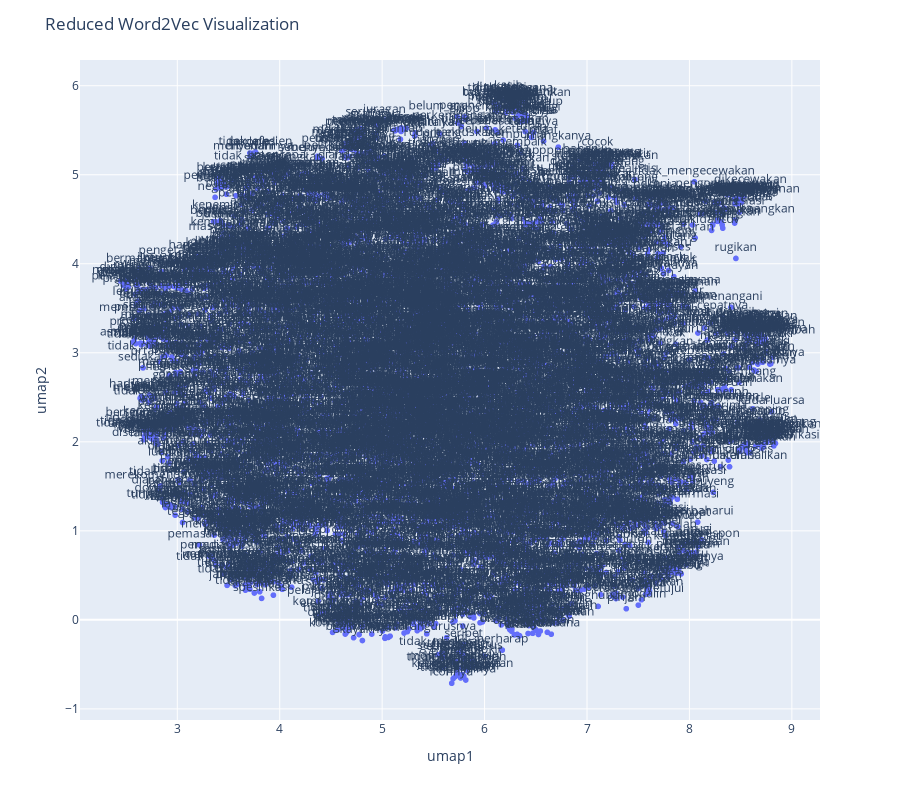

Notebook code cell kept with this figure:
### Code cell
fig = px.scatter(df, x="umap1", y="umap2", text="text")
fig.update_traces(textposition='top center')
fig.update_layout(height=800, title_text='Reduced Word2Vec Visualization')

fig.show()

### Figure 1 — Plotly figure (JSON) as saved in the notebook; plotly's stock layout.template omitted (floating-point values rounded to 4 significant figures; data arrays with more than 128 entries replaced by an {"elided": "..."} marker saying what was removed)
{"data": [{"hovertemplate": "umap1=%{x}<br>umap2=%{y}<br>text=%{text}<extra></extra>", "legendgroup": "", "marker": {"color": "#636efa", "symbol": "circle"}, "mode": "markers+text", "name": "", "showlegend": false, "text": {"elided": "5958 str values"}, "textposition": "top center", "type": "scattergl", "x": {"elided": "5958 float values"}, "xaxis": "x", "y": {"elided": "5958 float values"}, "yaxis": "y"}], "layout": {"height": 800, "legend": {"tracegroupgap": 0}, "margin": {"t": 60}, "title": {"text": "Reduced Word2Vec Visualization"}, "xaxis": {"anchor": "y", "domain": [0, 1], "title": {"text": "umap1"}}, "yaxis": {"anchor": "x", "domain": [0, 1], "title": {"text": "umap2"}}}}
